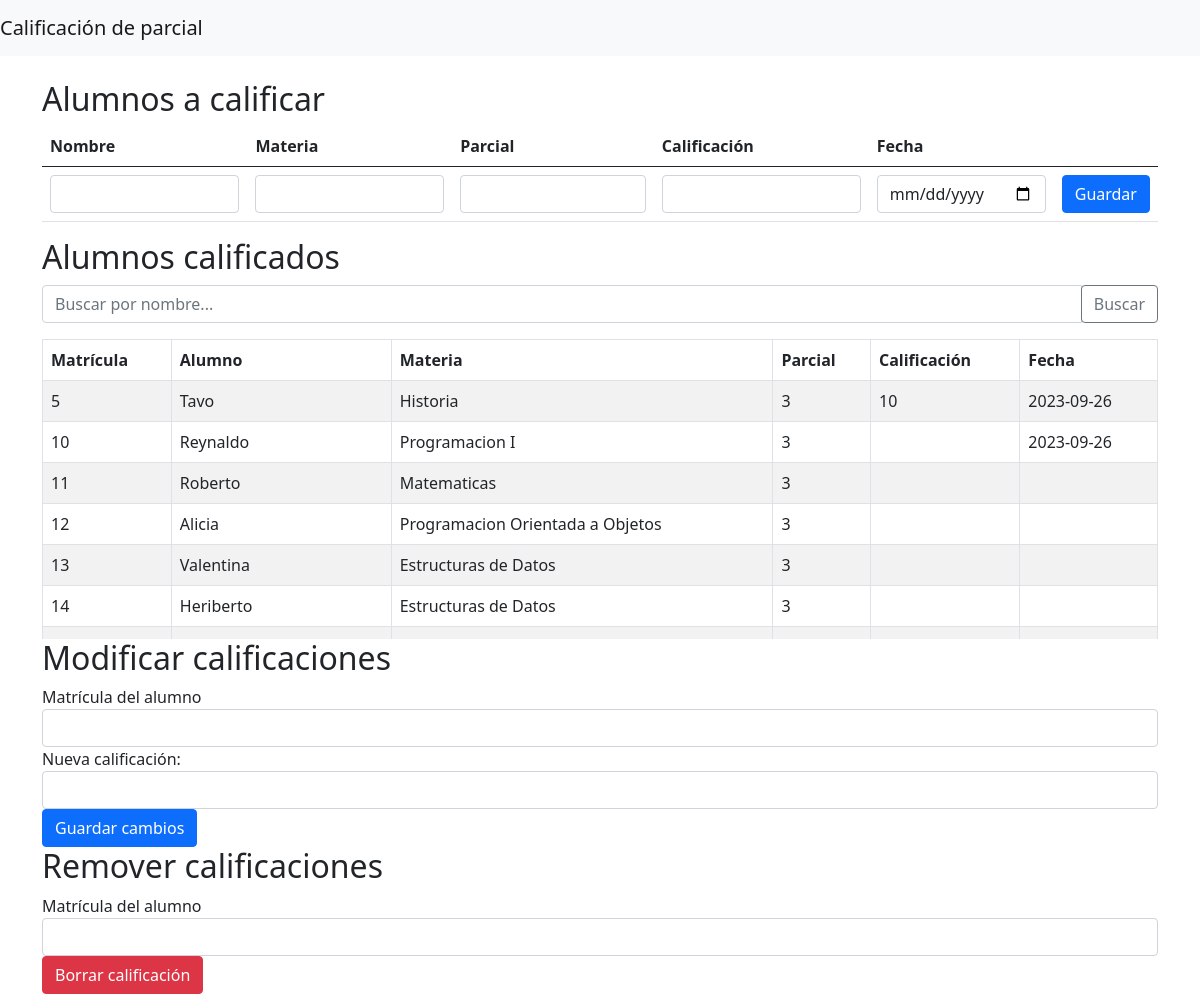
The page /controlador.php on the database its author committed.
### tables this page shows
CREATE TABLE `califica` (
  `ID_Calif` int(11) NOT NULL,
  `Nombre_Alumno` varchar(150) NOT NULL,
  `Materia` varchar(50) NOT NULL,
  `Parcial` tinyint(4) NOT NULL,
  `Calificacion` double DEFAULT NULL,
  `Fecha` date DEFAULT NULL
);

### ConexionABD.php (called while the page is built, shortened)
<?php
class BD_PDO
{
	public function getConection ()
	{
		try
		{
			$conexion = new PDO("mysql:host=".DB_SERVER.";dbname=".DB_NAME.";",DB_USER,DB_PASS);
		}
		catch(PDOException $e)
		{
	        echo "Failed to get DB handle: " . $e->getMessage();
	        exit;
	    }
	    return $conexion;
	}
	public function Ejecutar_Instruccion($consulta_sql)
	{
		$conexion = $this->getConection();
        $rows = array();
		$query=$conexion->prepare($consulta_sql);
		if(!$query)
		{
         	return "Error al mostrar";
        }
		else
		{
        	$query->execute();
        	while ($result = $query->fetch()) {
            	$rows[] = $result;
          	}
            return $rows;
        }
	}
}

### controlador.php (called while the page is built, shortened)
<?php
require 'modelo.php';
$obj = new Calificar();
$tabla = '';
    if ($_POST['btnBuscar']) {
        $tabla = $obj->Buscar($_POST['buscaAlumno']);
    }else{
        $nombreAlumno = $_POST['nombre_alumnoID'];
        $tabla = $obj->Buscar($nombreAlumno);
    }
require 'index.php';
?>

### modelo.php (the view, shortened to what this page needs)
<?php
require '../BD/ConexionABD.php';
class Calificar
{
    public function Buscar($nombreAlumno)
    {
        $obj = new BD_PDO();
        if ($nombreAlumno != '') {
            $result = $obj->Ejecutar_Instruccion("SELECT * FROM califica WHERE Nombre_Alumno LIKE '%$nombreAlumno%'");
        } else {
            $result = $obj->Ejecutar_Instruccion("SELECT * FROM califica");
        }
        $tabla = "";
        foreach ($result as $renglon) {
            $tabla .= '<tr>';
            $tabla .= '<td>' . $renglon[0] . '</td>';
            $tabla .= '<td>' . $renglon[1] . '</td>';
            $tabla .= '<td>' . $renglon[2] . '</td>';
            $tabla .= '<td>' . $renglon[3] . '</td>';
            $tabla .= '<td>' . $renglon[4] . '</td>';
            $tabla .= '<td>' . $renglon[5] . '</td>';
            $tabla .= '</tr>';
        }
        return $tabla;
    }
}
?>

### index.php (shortened to what this page needs)
<!DOCTYPE html>
<html lang="en">
<head>
    <link href="https://cdn.jsdelivr.net/npm/bootstrap@5.0.2/dist/css/bootstrap.min.css" rel="stylesheet">
</head>
<body>
    <header>
        <nav class="navbar navbar-expand-lg navbar-light bg-light">
            <a class="navbar-brand" href="#">Calificación de parcial</a>
        </nav>
    </header>
    <main class="container mt-4">
        <div>
            <h2>Alumnos a calificar</h2>
            <form action="controlador.php" method="post">
                <table class="table">
                    <thead>
                        <tr>
                            <th>Nombre</th>
                            <th>Materia</th>
                            <th>Parcial</th>
                            <th>Calificación</th>
                            <th>Fecha</th>
                            <th></th>
                        </tr>
                    </thead>
                    <tbody>
                        <tr>
                            <td><input type="text" class="form-control" name="nombre_alumnoID" id="nombre_alumnoID" required></td>
                            <td><input type="text" class="form-control" name="materiaID" id="materiaID" required></td>
                            <td><input type="number" class="form-control" name="parcialID" id="parcialID" required></td>
                            <td><input type="number" step="0.01" class="form-control" name="calificacionID" id="calificacionID" required></td>
                            <td><input type="date" class="form-control" name="fechaID" id="fechaID" required></td>
                            <td><input type="submit" class="btn btn-primary" value="Guardar" name="btnAgregar" id="btnAgregar"></td>
                        </tr>
                    </tbody>
                </table>
            </form>
        </div>
        <div>
            <h2>Alumnos calificados</h2>
            <form action="controlador.php" method="post">
                <div class="input-group mb-3">
                    <input type="text" class="form-control" name="buscaAlumno" id="buscaAlumno" placeholder="Buscar por nombre...">
                    <div class="input-group-append">
                        <input type="submit" class="btn btn-outline-secondary" value="Buscar" name="btnBuscar" id="btnBuscar">
                    </div>
                </div>
                <div class="table-responsive" style="max-height: 300px; overflow-y: auto;">
                    <table class="table table-bordered table-striped">
                        <thead>
                            <tr>
                                <th>Matrícula</th>
                                <th>Alumno</th>
                                <th>Materia</th>
                                <th>Parcial</th>
                                <th>Calificación</th>
                                <th>Fecha</th>
                            </tr>
                        </thead>
                        <tbody>
                            <?php echo isset($tabla) ? $tabla : ''; ?>
                        </tbody>
                    </table>
                </div>
            </form>
        </div>
        <div>
            <h2>Modificar calificaciones</h2>
            <form action="controlador.php" method="post">
                <div class="form-group">
                    <label for="modID">Matrícula del alumno</label>
                    <input type="number" class="form-control" name="modID" id="modID" required>
                </div>
                <div class="form-group">
                    <label for="modCalificacionID">Nueva calificación:</label>
                    <input type="number" step="0.01" class="form-control" name="modCalificacionID" id="modCalificacionID" required>
                </div>
                <input type="submit" class="btn btn-primary" value="Guardar cambios" name="btnModificar" id="btnModificar">
            </form>
        </div>
        <div>
            <h2>Remover calificaciones</h2>
            <form action="controlador.php" method="post">
                <div class="form-group">
                    <label for="modID">Matrícula del alumno</label>
                    <input type="number" class="form-control" name="modID" id="modID" required>
                </div>
                <input type="submit" class="btn btn-danger" value="Borrar calificación" name="btnEliminar" id="btnEliminar">
            </form>
        </div>
    </main>
</body>
</html>

### rows shown on the page
califica: ID_Calif "5", Nombre_Alumno "Tavo", Materia "Historia", Parcial "3", Calificacion "10", Fecha "2023-09-26"
califica: ID_Calif "10", Nombre_Alumno "Reynaldo", Materia "Programacion I", Parcial "3", Fecha "2023-09-26"
califica: ID_Calif "11", Nombre_Alumno "Roberto", Materia "Matematicas", Parcial "3"
califica: ID_Calif "12", Nombre_Alumno "Alicia", Materia "Programacion Orientada a Objetos", Parcial "3"
califica: ID_Calif "13", Nombre_Alumno "Valentina", Materia "Estructuras de Datos", Parcial "3"
califica: ID_Calif "14", Nombre_Alumno "Heriberto", Materia "Estructuras de Datos", Parcial "3"
